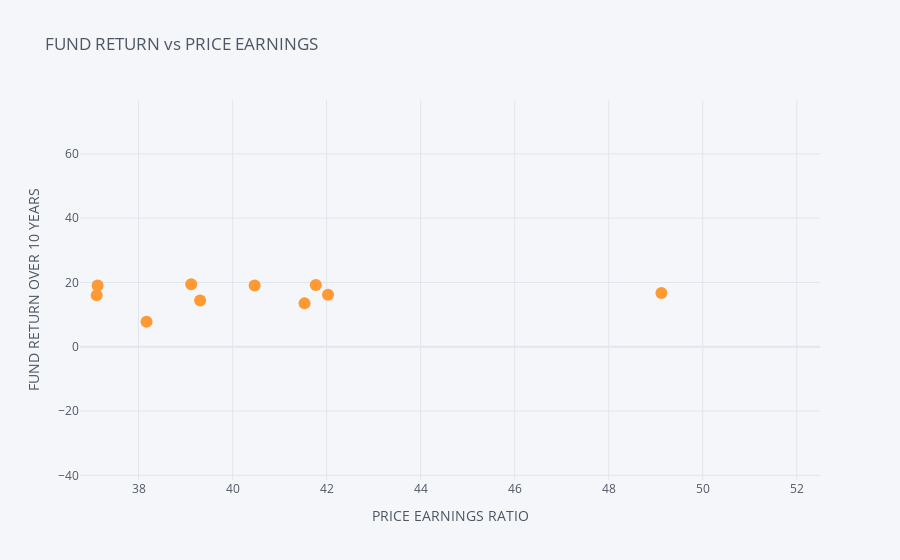

This figure's notebook cell:
### Markdown cell above
### COMPARISON BETWEEN FUND RETURN AND PE

### Code cell
df.iplot(kind = 'scatter', x = 'price_earnings_ratio', y = 'fund_return_10years', mode = 'markers', xTitle='PRICE EARNINGS RATIO',yTitle = 'FUND RETURN OVER 10 YEARS',title = 'FUND RETURN vs PRICE K' )

### Figure 1 — Plotly figure (JSON) as saved in the notebook; plotly's stock layout.template omitted (floating-point values rounded to 4 significant figures; data arrays with more than 128 entries replaced by an {"elided": "..."} marker saying what was removed)
{"data": [{"line": {"color": "rgba(255, 153, 51, 1.0)", "dash": "solid", "shape": "linear", "width": 1.3}, "marker": {"size": 12, "symbol": "circle"}, "mode": "markers", "name": "fund_return_10years", "text": "", "type": "scatter", "x": {"elided": "511 float values"}, "y": {"elided": "511 float values"}}], "layout": {"autosize": true, "dragmode": "zoom", "legend": {"bgcolor": "#F5F6F9", "font": {"color": "#4D5663"}}, "paper_bgcolor": "#F5F6F9", "plot_bgcolor": "#F5F6F9", "title": {"font": {"color": "#4D5663"}, "text": "FUND RETURN vs PRICE EARNINGS"}, "xaxis": {"autorange": false, "gridcolor": "#E1E5ED", "range": [36.75, 52.49], "showgrid": true, "tickfont": {"color": "#4D5663"}, "title": {"font": {"color": "#4D5663"}, "text": "PRICE EARNINGS RATIO"}, "type": "linear", "zerolinecolor": "#E1E5ED"}, "yaxis": {"autorange": false, "gridcolor": "#E1E5ED", "range": [-41.46, 76.75], "showgrid": true, "tickfont": {"color": "#4D5663"}, "title": {"font": {"color": "#4D5663"}, "text": "FUND RETURN OVER 10 YEARS"}, "type": "linear", "zerolinecolor": "#E1E5ED"}}}
